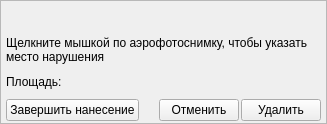
<?xml version="1.0" encoding="UTF-8"?>
<ui version="4.0">
 <class>formObjectViolation</class>
 <widget class="QWidget" name="formObjectViolation">
  <property name="geometry">
   <rect>
    <x>0</x>
    <y>0</y>
    <width>327</width>
    <height>124</height>
   </rect>
  </property>
  <property name="sizePolicy">
   <sizepolicy hsizetype="Preferred" vsizetype="Preferred">
    <horstretch>0</horstretch>
    <verstretch>0</verstretch>
   </sizepolicy>
  </property>
  <property name="focusPolicy">
   <enum>Qt::WheelFocus</enum>
  </property>
  <property name="windowTitle">
   <string>Form</string>
  </property>
  <property name="autoFillBackground">
   <bool>false</bool>
  </property>
  <layout class="QVBoxLayout" name="verticalLayout">
   <property name="spacing">
    <number>0</number>
   </property>
   <property name="leftMargin">
    <number>0</number>
   </property>
   <property name="topMargin">
    <number>0</number>
   </property>
   <property name="rightMargin">
    <number>0</number>
   </property>
   <property name="bottomMargin">
    <number>0</number>
   </property>
   <item>
    <widget class="QFrame" name="frame">
     <property name="frameShape">
      <enum>QFrame::StyledPanel</enum>
     </property>
     <property name="frameShadow">
      <enum>QFrame::Plain</enum>
     </property>
     <layout class="QVBoxLayout" name="verticalLayout_2">
      <property name="spacing">
       <number>2</number>
      </property>
      <property name="leftMargin">
       <number>5</number>
      </property>
      <property name="topMargin">
       <number>2</number>
      </property>
      <property name="rightMargin">
       <number>5</number>
      </property>
      <property name="bottomMargin">
       <number>2</number>
      </property>
      <item>
       <widget class="QLabel" name="labelName">
        <property name="text">
         <string/>
        </property>
        <property name="alignment">
         <set>Qt::AlignCenter</set>
        </property>
       </widget>
      </item>
      <item>
       <widget class="QLabel" name="labelInfoStart">
        <property name="frameShape">
         <enum>QFrame::NoFrame</enum>
        </property>
        <property name="text">
         <string>Щелкните мышкой по аэрофотоснимку, чтобы указать место нарушения</string>
        </property>
        <property name="wordWrap">
         <bool>true</bool>
        </property>
       </widget>
      </item>
      <item>
       <layout class="QHBoxLayout" name="horizontalLayout_3">
        <item>
         <widget class="QLabel" name="label_info">
          <property name="text">
           <string>Площадь:</string>
          </property>
         </widget>
        </item>
       </layout>
      </item>
      <item>
       <layout class="QHBoxLayout" name="horizontalLayout">
        <item>
         <widget class="QPushButton" name="btnFinishDraw">
          <property name="text">
           <string>Завершить нанесение</string>
          </property>
         </widget>
        </item>
        <item>
         <spacer name="horizontalSpacer">
          <property name="orientation">
           <enum>Qt::Horizontal</enum>
          </property>
          <property name="sizeHint" stdset="0">
           <size>
            <width>40</width>
            <height>20</height>
           </size>
          </property>
         </spacer>
        </item>
        <item>
         <widget class="QPushButton" name="btnCancelDraw">
          <property name="text">
           <string>Отменить</string>
          </property>
         </widget>
        </item>
        <item>
         <widget class="QPushButton" name="btnDeleteBorder">
          <property name="text">
           <string>Удалить</string>
          </property>
         </widget>
        </item>
       </layout>
      </item>
     </layout>
    </widget>
   </item>
  </layout>
 </widget>
 <resources/>
 <connections/>
</ui>
